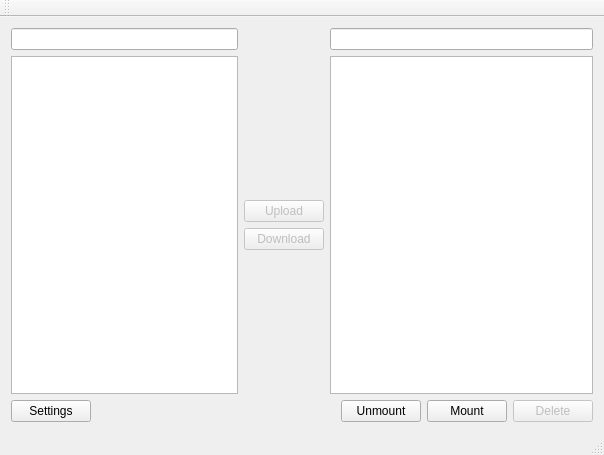
<?xml version="1.0" encoding="UTF-8"?>
<ui version="4.0">
 <class>MainWindowClass</class>
 <widget class="QMainWindow" name="MainWindowClass">
  <property name="geometry">
   <rect>
    <x>0</x>
    <y>0</y>
    <width>604</width>
    <height>455</height>
   </rect>
  </property>
  <property name="windowTitle">
   <string>MediaMan</string>
  </property>
  <widget class="QWidget" name="centralWidget">
   <layout class="QHBoxLayout" name="horizontalLayout">
    <item>
     <layout class="QVBoxLayout" name="verticalLayout">
      <item>
       <widget class="QLineEdit" name="leLocalMusicDir"/>
      </item>
      <item>
       <widget class="QTreeView" name="tvLocalMusicDir">
        <property name="uniformRowHeights">
         <bool>true</bool>
        </property>
        <property name="sortingEnabled">
         <bool>true</bool>
        </property>
        <property name="animated">
         <bool>true</bool>
        </property>
        <property name="headerHidden">
         <bool>true</bool>
        </property>
       </widget>
      </item>
      <item>
       <layout class="QHBoxLayout" name="horizontalLayout_3">
        <item>
         <widget class="QPushButton" name="btSettings">
          <property name="text">
           <string>Settings</string>
          </property>
          <property name="icon">
           <iconset resource="icons.qrc">
            <normaloff>:/icons/16x16/settings.png</normaloff>:/icons/16x16/settings.png</iconset>
          </property>
          <property name="iconSize">
           <size>
            <width>16</width>
            <height>16</height>
           </size>
          </property>
         </widget>
        </item>
        <item>
         <spacer name="horizontalSpacer_2">
          <property name="orientation">
           <enum>Qt::Horizontal</enum>
          </property>
          <property name="sizeHint" stdset="0">
           <size>
            <width>40</width>
            <height>20</height>
           </size>
          </property>
         </spacer>
        </item>
       </layout>
      </item>
     </layout>
    </item>
    <item>
     <layout class="QVBoxLayout" name="verticalLayout_3">
      <item>
       <spacer name="verticalSpacer">
        <property name="orientation">
         <enum>Qt::Vertical</enum>
        </property>
        <property name="sizeHint" stdset="0">
         <size>
          <width>20</width>
          <height>40</height>
         </size>
        </property>
       </spacer>
      </item>
      <item>
       <widget class="QPushButton" name="btUpload">
        <property name="enabled">
         <bool>false</bool>
        </property>
        <property name="text">
         <string>Upload</string>
        </property>
        <property name="icon">
         <iconset resource="icons.qrc">
          <normaloff>:/icons/16x16/upload.png</normaloff>:/icons/16x16/upload.png</iconset>
        </property>
        <property name="iconSize">
         <size>
          <width>16</width>
          <height>16</height>
         </size>
        </property>
       </widget>
      </item>
      <item>
       <widget class="QPushButton" name="btDownload">
        <property name="enabled">
         <bool>false</bool>
        </property>
        <property name="text">
         <string>Download</string>
        </property>
        <property name="icon">
         <iconset resource="icons.qrc">
          <normaloff>:/icons/16x16/download.png</normaloff>:/icons/16x16/download.png</iconset>
        </property>
        <property name="iconSize">
         <size>
          <width>16</width>
          <height>16</height>
         </size>
        </property>
       </widget>
      </item>
      <item>
       <spacer name="verticalSpacer_2">
        <property name="orientation">
         <enum>Qt::Vertical</enum>
        </property>
        <property name="sizeHint" stdset="0">
         <size>
          <width>20</width>
          <height>40</height>
         </size>
        </property>
       </spacer>
      </item>
     </layout>
    </item>
    <item>
     <layout class="QVBoxLayout" name="verticalLayout_2">
      <item>
       <widget class="QLineEdit" name="leRemoteMusicDir">
        <property name="readOnly">
         <bool>true</bool>
        </property>
       </widget>
      </item>
      <item>
       <widget class="QTreeView" name="tvRemoteMusicDir">
        <property name="uniformRowHeights">
         <bool>true</bool>
        </property>
        <property name="sortingEnabled">
         <bool>false</bool>
        </property>
        <property name="animated">
         <bool>true</bool>
        </property>
        <property name="headerHidden">
         <bool>true</bool>
        </property>
       </widget>
      </item>
      <item>
       <layout class="QHBoxLayout" name="horizontalLayout_2">
        <item>
         <spacer name="horizontalSpacer">
          <property name="orientation">
           <enum>Qt::Horizontal</enum>
          </property>
          <property name="sizeHint" stdset="0">
           <size>
            <width>40</width>
            <height>20</height>
           </size>
          </property>
         </spacer>
        </item>
        <item>
         <widget class="QPushButton" name="btUnmount">
          <property name="enabled">
           <bool>true</bool>
          </property>
          <property name="text">
           <string>Unmount</string>
          </property>
          <property name="icon">
           <iconset resource="icons.qrc">
            <normaloff>:/icons/16x16/unmount.png</normaloff>:/icons/16x16/unmount.png</iconset>
          </property>
          <property name="iconSize">
           <size>
            <width>16</width>
            <height>16</height>
           </size>
          </property>
         </widget>
        </item>
        <item>
         <widget class="QPushButton" name="btMount">
          <property name="text">
           <string>Mount</string>
          </property>
          <property name="icon">
           <iconset resource="icons.qrc">
            <normaloff>:/icons/16x16/mount.png</normaloff>:/icons/16x16/mount.png</iconset>
          </property>
          <property name="iconSize">
           <size>
            <width>16</width>
            <height>16</height>
           </size>
          </property>
         </widget>
        </item>
        <item>
         <widget class="QPushButton" name="btRemoteDel">
          <property name="enabled">
           <bool>false</bool>
          </property>
          <property name="text">
           <string>Delete</string>
          </property>
          <property name="icon">
           <iconset resource="icons.qrc">
            <normaloff>:/icons/16x16/delete_file.png</normaloff>:/icons/16x16/delete_file.png</iconset>
          </property>
          <property name="iconSize">
           <size>
            <width>16</width>
            <height>16</height>
           </size>
          </property>
         </widget>
        </item>
       </layout>
      </item>
     </layout>
    </item>
   </layout>
  </widget>
  <widget class="QMenuBar" name="menuBar">
   <property name="geometry">
    <rect>
     <x>0</x>
     <y>0</y>
     <width>604</width>
     <height>23</height>
    </rect>
   </property>
  </widget>
  <widget class="QToolBar" name="mainToolBar">
   <attribute name="toolBarArea">
    <enum>TopToolBarArea</enum>
   </attribute>
   <attribute name="toolBarBreak">
    <bool>false</bool>
   </attribute>
  </widget>
  <widget class="QStatusBar" name="statusBar"/>
 </widget>
 <layoutdefault spacing="6" margin="11"/>
 <resources>
  <include location="icons.qrc"/>
 </resources>
 <connections/>
</ui>
